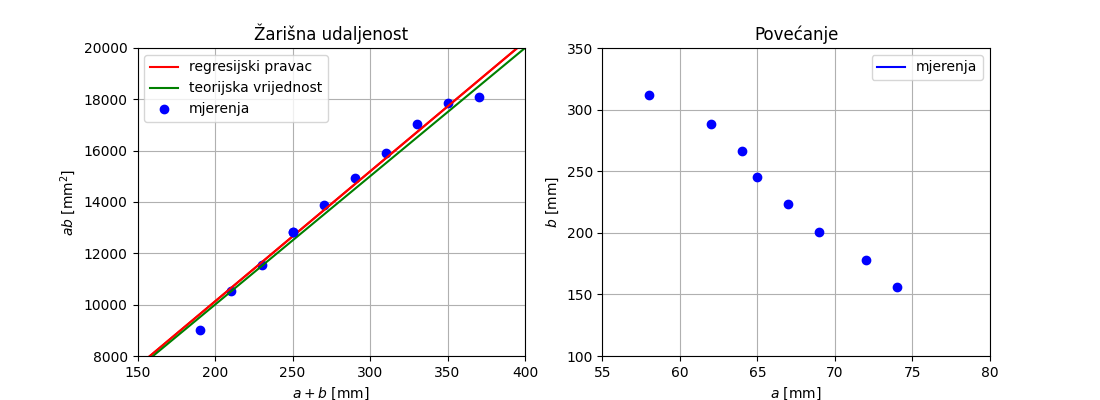

Write the Python code that produced this figure.
from turtle import color
import matplotlib.pyplot as plt
import numpy as np
import math

fig, axes = plt.subplots(1, 2, figsize=(11, 4))

# # Data for plotting
xl = np.arange(0, 100000, 100)
yl = 50.62916769*xl
y_teorija = 50*xl
# (phi, moment) mjerenja
x1, y1 = (250, 12816)
x2, y2 = (270, 13869)
x3, y3 = (290, 14941)
x4, y4 = (310, 15925)
x5, y5 = (230, 11544)
x6, y6 = (210, 10541)
x7, y7 = (190, 9021)
x8, y8 = (330, 17024)
x9, y9 = (350, 17856)
x99, y99 = (370, 18096)
axes[0].plot(xl, yl, color='red')
axes[0].plot(x1, y1, 'bo')
axes[0].plot(x2, y2, 'bo')
axes[0].plot(x3, y3, 'bo')
axes[0].plot(x4, y4, 'bo')
axes[0].plot(x5, y5, 'bo')
axes[0].plot(x6, y6, 'bo')
axes[0].plot(x7, y7, 'bo')
axes[0].plot(x8, y8, 'bo')
axes[0].plot(x9, y9, 'bo')
axes[0].plot(x99, y99, 'bo')


axes[0].set(xlabel='$a+b$ [mm]', ylabel='$ab$ [mm$^2$]')
axes[0].grid()
axes[0].set_title('Žarišna udaljenost')

# ax = plt.gca()
axes[0].set_xlim([150, 400])
axes[0].set_ylim([8000, 20000])

axes[0].plot(xl, yl, "-r", label="regresijski pravac")
axes[0].plot(xl, y_teorija, "-g", label="teorijska vrijednost")
axes[0].plot(x1, y1, "bo", label="mjerenja")
axes[0].legend(loc='upper left')


# # Data for plotting
xd = np.arange(0, 100, 1)
# (phi, moment) mjerenja
x10, y10 = (72, 178)
x11, y11 = (69, 201)
x12, y12 = (67, 223)
x13, y13 = (65, 245)
x14, y14 = (74, 156)
x15, y15 = (83, 127)
x16, y16 = (93, 97)
x17, y17 = (64, 266)
x18, y18 = (62, 288)
x188, y188 = (58, 312)
axes[1].plot(x10, y10, 'bo')
axes[1].plot(x11, y11, 'bo')
axes[1].plot(x12, y12, 'bo')
axes[1].plot(x13, y13, 'bo')
axes[1].plot(x14, y14, 'bo')
axes[1].plot(x15, y15, 'bo')
axes[1].plot(x16, y16, 'bo')
axes[1].plot(x17, y17, 'bo')
axes[1].plot(x18, y18, 'bo')
axes[1].plot(x188, y188, 'bo')


axes[1].set(xlabel='$a$ [mm]', ylabel='$b$ [mm]')
axes[1].grid()
axes[1].set_title('Povećanje')

# ax = plt.gca()
axes[1].set_xlim([55, 80])
axes[1].set_ylim([100, 350])

axes[1].plot(x11, y11, "-b", label="mjerenja")
axes[1].legend(loc='upper right')

fig.savefig("vj2_k50.png")

plt.show()